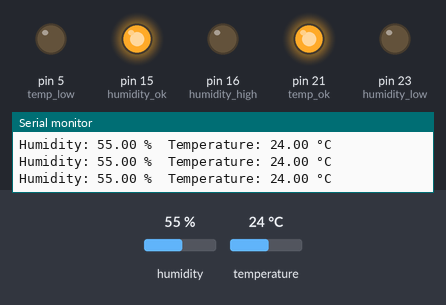
This sketch was run on a simulated Arduino Mega 2560, built with avr-gcc and run on an emulated ATmega2560. Parts: output pins drawn as LEDs (lit = HIGH), the last lines printed to the serial monitor. The inputs (shaded band) are chosen by the test bench; at power-on: humidity 55 %, temperature 24 °C. Pins used as bus, display or sensor lines are not drawn.

Above: at 3.8 s.
3.9 s: humidity set to 69 %
6.7 s: humidity set to 72 %
At 7.5 s:
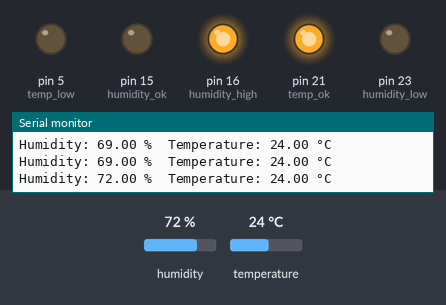
9.5 s: humidity set to 22 %
At 12.2 s:
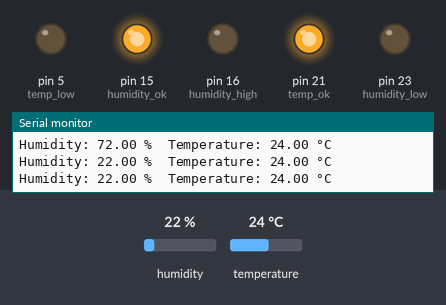
12.5 s: humidity set to 88 %
At 14.1 s:
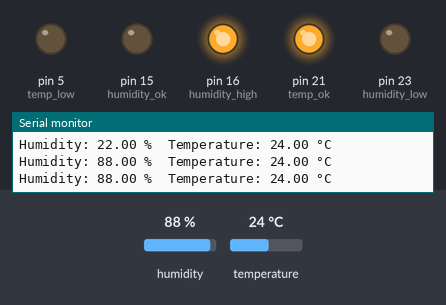
Timing chart, 0 to 15.6 s (numbered marks = the images above; inputs shaded):
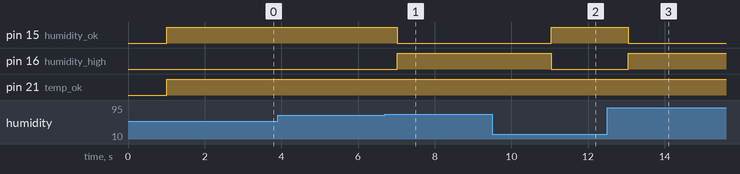

The sketch:

EdsonIoT.ino
```cpp
#include "DHT.h"
#define DHTPIN 4
#define DHTTYPE DHT22

#define temp_low 5
#define temp_high 19
#define temp_ok 21

#define humidity_low 23
#define humidity_ok 15
#define humidity_high 16

DHT dht(DHTPIN, DHTTYPE);

void setup() {
 Serial.begin(9600);
 Serial.println();

 dht.begin();

//temperatura

pinMode(temp_low,OUTPUT);
pinMode(temp_high,OUTPUT);
pinMode(temp_ok,OUTPUT);

//humidity

pinMode(humidity_low,OUTPUT);
pinMode(humidity_high,OUTPUT);
pinMode(humidity_ok,OUTPUT);

}

void loop() {
 delay(1000);
 float h = dht.readHumidity();
 float t = dht.readTemperature();

 Serial.print("Humidity: ");
 Serial.print(h);
 Serial.print(" %\t");
 Serial.print("Temperature: ");
 Serial.print(t);
 Serial.println(" °C");

 //bloco de temperatura

 if (t < 21.5){
  digitalWrite(temp_low,HIGH);
  digitalWrite(temp_high,LOW);
  digitalWrite(temp_ok,LOW);
 }
 if (t > 22.5) {
  digitalWrite(temp_high,HIGH);
  digitalWrite(temp_low,LOW);
  digitalWrite(temp_ok,LOW);
 }
 if (t > 21.6 or t < 22.4){
  digitalWrite(temp_high,LOW);
  digitalWrite(temp_low,LOW);
  digitalWrite(temp_ok,HIGH);
 }

//bloco de humidade

 if (h < 40.0) {
  digitalWrite(humidity_high,HIGH);
  digitalWrite(humidity_low,LOW);
  digitalWrite(humidity_ok,LOW);
 }
if (h > 40.0 or h < 70.0){
digitalWrite(humidity_high,LOW);
digitalWrite(humidity_low,LOW);
digitalWrite(humidity_ok,HIGH);
}
if (h > 70.0){
digitalWrite(humidity_high,HIGH);
digitalWrite(humidity_low,LOW);
digitalWrite(humidity_ok,LOW);
}
}
```

Measured:
- the behaviour switches between 70 and 71 % on humidity (found by bisection; images 0 and 1)
- after the input at 6.7 s, pin 15 (humidity_ok): HIGH → LOW after 0.33 s; pin 16 (humidity_high): LOW → HIGH after 0.33 s
- after the input at 9.5 s, pin 15 (humidity_ok): LOW → HIGH after 1.5 s; pin 16 (humidity_high): HIGH → LOW after 1.5 s
- after the input at 12.5 s, pin 15 (humidity_ok): HIGH → LOW after 0.55 s; pin 16 (humidity_high): LOW → HIGH after 0.55 s
